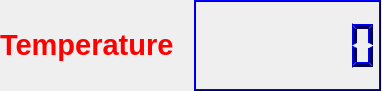
<?xml version="1.0" encoding="UTF-8"?>
<ui version="4.0">
 <class>temperature</class>
 <widget class="QDialog" name="temperature">
  <property name="geometry">
   <rect>
    <x>0</x>
    <y>0</y>
    <width>382</width>
    <height>91</height>
   </rect>
  </property>
  <property name="windowTitle">
   <string>Dialog</string>
  </property>
  <widget class="QWidget" name="layoutWidget">
   <property name="geometry">
    <rect>
     <x>0</x>
     <y>0</y>
     <width>381</width>
     <height>91</height>
    </rect>
   </property>
   <layout class="QHBoxLayout" name="horizontalLayout">
    <item>
     <widget class="QLabel" name="temp_label">
      <property name="text">
       <string>&lt;html&gt;&lt;head/&gt;&lt;body&gt;&lt;p&gt;&lt;span style=&quot; font-size:22pt; font-weight:600; color:#ff0000;&quot;&gt;Temperature&lt;/span&gt;&lt;/p&gt;&lt;/body&gt;&lt;/html&gt;</string>
      </property>
     </widget>
    </item>
    <item>
     <widget class="QLCDNumber" name="temp_lcdNumber">
      <property name="palette">
       <palette>
        <active>
         <colorrole role="WindowText">
          <brush brushstyle="SolidPattern">
           <color alpha="255">
            <red>0</red>
            <green>0</green>
            <blue>94</blue>
           </color>
          </brush>
         </colorrole>
         <colorrole role="Light">
          <brush brushstyle="SolidPattern">
           <color alpha="255">
            <red>0</red>
            <green>0</green>
            <blue>255</blue>
           </color>
          </brush>
         </colorrole>
         <colorrole role="Dark">
          <brush brushstyle="SolidPattern">
           <color alpha="255">
            <red>0</red>
            <green>0</green>
            <blue>94</blue>
           </color>
          </brush>
         </colorrole>
         <colorrole role="Text">
          <brush brushstyle="SolidPattern">
           <color alpha="255">
            <red>60</red>
            <green>60</green>
            <blue>60</blue>
           </color>
          </brush>
         </colorrole>
         <colorrole role="ButtonText">
          <brush brushstyle="SolidPattern">
           <color alpha="255">
            <red>76</red>
            <green>76</green>
            <blue>76</blue>
           </color>
          </brush>
         </colorrole>
         <colorrole role="PlaceholderText">
          <brush brushstyle="NoBrush">
           <color alpha="128">
            <red>60</red>
            <green>60</green>
            <blue>60</blue>
           </color>
          </brush>
         </colorrole>
        </active>
        <inactive>
         <colorrole role="WindowText">
          <brush brushstyle="SolidPattern">
           <color alpha="255">
            <red>0</red>
            <green>0</green>
            <blue>94</blue>
           </color>
          </brush>
         </colorrole>
         <colorrole role="Light">
          <brush brushstyle="SolidPattern">
           <color alpha="255">
            <red>0</red>
            <green>0</green>
            <blue>255</blue>
           </color>
          </brush>
         </colorrole>
         <colorrole role="Dark">
          <brush brushstyle="SolidPattern">
           <color alpha="255">
            <red>0</red>
            <green>0</green>
            <blue>94</blue>
           </color>
          </brush>
         </colorrole>
         <colorrole role="Text">
          <brush brushstyle="SolidPattern">
           <color alpha="255">
            <red>60</red>
            <green>60</green>
            <blue>60</blue>
           </color>
          </brush>
         </colorrole>
         <colorrole role="ButtonText">
          <brush brushstyle="SolidPattern">
           <color alpha="255">
            <red>76</red>
            <green>76</green>
            <blue>76</blue>
           </color>
          </brush>
         </colorrole>
         <colorrole role="PlaceholderText">
          <brush brushstyle="NoBrush">
           <color alpha="128">
            <red>60</red>
            <green>60</green>
            <blue>60</blue>
           </color>
          </brush>
         </colorrole>
        </inactive>
        <disabled>
         <colorrole role="WindowText">
          <brush brushstyle="SolidPattern">
           <color alpha="255">
            <red>0</red>
            <green>0</green>
            <blue>94</blue>
           </color>
          </brush>
         </colorrole>
         <colorrole role="Light">
          <brush brushstyle="SolidPattern">
           <color alpha="255">
            <red>0</red>
            <green>0</green>
            <blue>255</blue>
           </color>
          </brush>
         </colorrole>
         <colorrole role="Dark">
          <brush brushstyle="SolidPattern">
           <color alpha="255">
            <red>0</red>
            <green>0</green>
            <blue>94</blue>
           </color>
          </brush>
         </colorrole>
         <colorrole role="Text">
          <brush brushstyle="SolidPattern">
           <color alpha="255">
            <red>0</red>
            <green>0</green>
            <blue>94</blue>
           </color>
          </brush>
         </colorrole>
         <colorrole role="ButtonText">
          <brush brushstyle="SolidPattern">
           <color alpha="255">
            <red>0</red>
            <green>0</green>
            <blue>94</blue>
           </color>
          </brush>
         </colorrole>
         <colorrole role="PlaceholderText">
          <brush brushstyle="NoBrush">
           <color alpha="128">
            <red>60</red>
            <green>60</green>
            <blue>60</blue>
           </color>
          </brush>
         </colorrole>
        </disabled>
       </palette>
      </property>
      <property name="digitCount">
       <number>7</number>
      </property>
     </widget>
    </item>
   </layout>
  </widget>
 </widget>
 <resources/>
 <connections/>
</ui>
